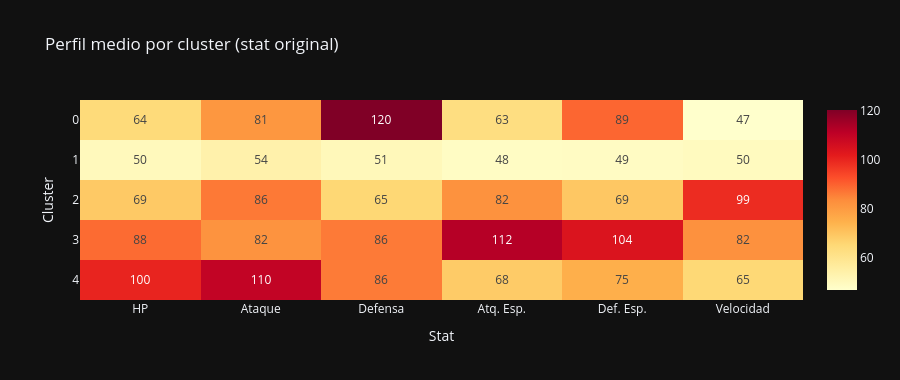

Notebook cell for this chart:
### Markdown cell above
## 7. Interpretacion de arquetipos

El heatmap muestra el promedio de cada stat en escala original por cluster.
Busca cual stat domina para etiquetar el arquetipo.

### Code cell
profiles = df_clean.groupby('cluster')[STAT_COLS].mean().round(1)
profiles['BST'] = profiles[STAT_COLS].sum(axis=1).round(1)

prof_show = profiles[STAT_COLS].rename(columns=dict(zip(STAT_COLS,STAT_LABELS)))

fig_prof = px.imshow(
    prof_show,
    text_auto='.0f',
    color_continuous_scale='YlOrRd',
    aspect='auto',
    title='Perfil medio por cluster (stat original)',
    template='plotly_dark',
)
fig_prof.update_layout(height=380, xaxis_title='Stat', yaxis_title='Cluster')
fig_prof.show()

print(profiles.to_string())

### Figure 1 — Plotly figure (JSON) as saved in the notebook; plotly's stock layout.template omitted (floating-point values rounded to 4 significant figures)
{"data": [{"coloraxis": "coloraxis", "hovertemplate": "x: %{x}<br>cluster: %{y}<br>color: %{z}<extra></extra>", "name": "0", "texttemplate": "%{z:.0f}", "type": "heatmap", "x": ["HP", "Ataque", "Defensa", "Atq. Esp.", "Def. Esp.", "Velocidad"], "xaxis": "x", "y": [0, 1, 2, 3, 4], "yaxis": "y", "z": [[64.3, 80.9, 120.2, 62.6, 89.2, 46.7], [50.0, 53.6, 50.5, 48.3, 48.6, 49.5], [68.8, 86.4, 65.4, 82.1, 69.2, 98.6], [88.4, 81.9, 86.2, 112.0, 104.0, 82.4], [100.1, 109.7, 86.1, 68.4, 75.1, 65.1]]}], "layout": {"coloraxis": {"colorscale": [[0.0, "rgb(255,255,204)"], [0.125, "rgb(255,237,160)"], [0.25, "rgb(254,217,118)"], [0.375, "rgb(254,178,76)"], [0.5, "rgb(253,141,60)"], [0.625, "rgb(252,78,42)"], [0.75, "rgb(227,26,28)"], [0.875, "rgb(189,0,38)"], [1.0, "rgb(128,0,38)"]]}, "height": 380, "title": {"text": "Perfil medio por cluster (stat original)"}, "xaxis": {"anchor": "y", "domain": [0.0, 1.0], "title": {"text": "Stat"}}, "yaxis": {"anchor": "x", "autorange": "reversed", "domain": [0.0, 1.0], "title": {"text": "Cluster"}}}}
